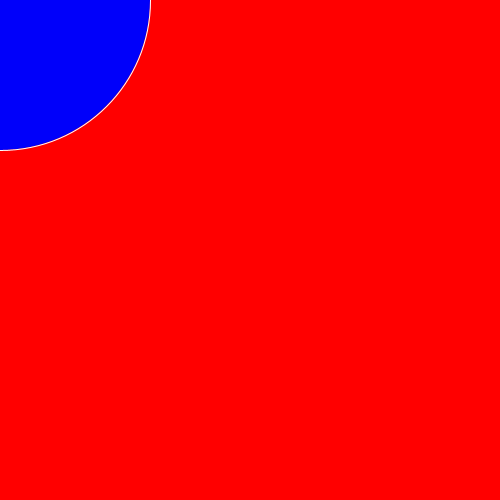
Frame 1 (no input)
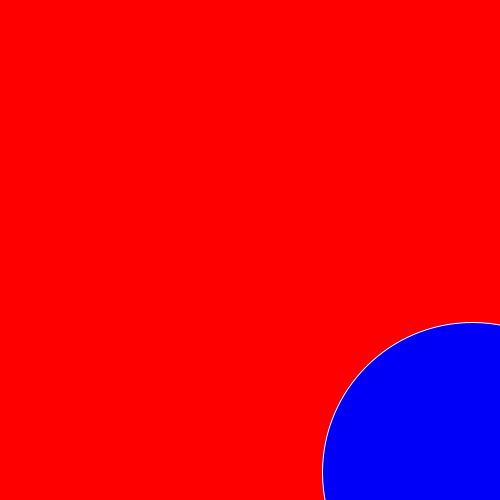
Frame 60 (the mouse pressed at the canvas centre just before this capture)
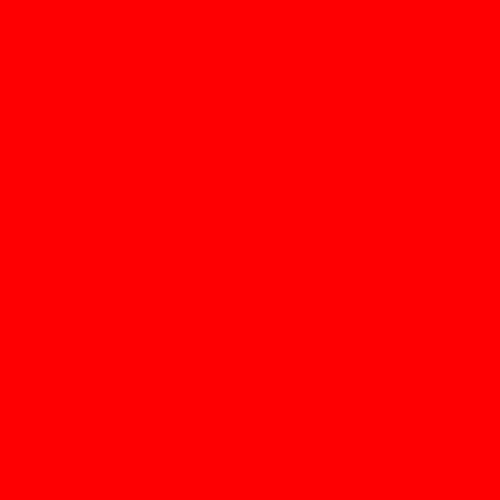
Frame 120 (the mouse held since frame 60 and released just before this capture)

The Processing sketch that drew these frames (run headless with seeded random() and noise(); from frame 60 on, the mouse is pressed at the canvas centre):

// Processing sketch: FirstAnimation
// ── FirstAnimation.pde
int xCoordinate = 0;
int yCoordinate = 0;
void setup ()
{
  size(500, 500);
  background(255, 0, 0);
}

void draw()
{
  background(255, 0, 0);  
  stroke(255, 255, 255);
  fill(0, 0, 250);
  ellipse(xCoordinate, yCoordinate, 300, 300);
  moveDownAndRight(8);
}


void mouseDragged()
{
xCoordinate = mouseX;
//yCoordinate = mouseY; 

}
  void moveDownAndRight(int speed)
{
  xCoordinate = xCoordinate +speed;
  yCoordinate = yCoordinate +speed;
}
